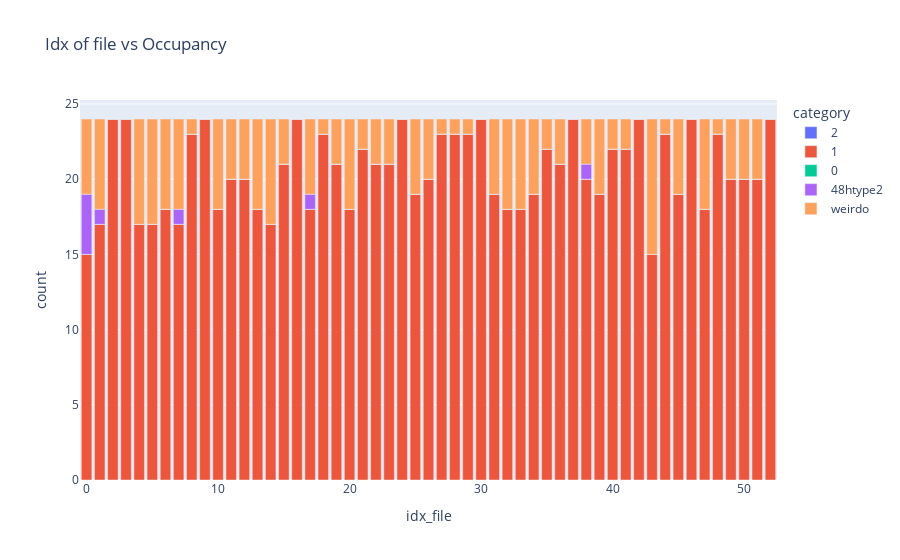

The code cell stored with this chart in its notebook:
### Code cell
move_by_occupancy.get_occupancy(file_loc_important_cols, coor_ref_structure_48n24_expanded, tuple_cage_metainfo, el = "Li")
df_occupancy = movement.plot_occupancy(file_loc_important_cols, category_labels_occupancy)

### Figure 1 — Plotly figure (JSON) as saved in the notebook; plotly's stock layout.template omitted (floating-point values rounded to 4 significant figures)
{"data": [{"alignmentgroup": "True", "hovertemplate": "category=2<br>idx_file=%{x}<br>count=%{y}<extra></extra>", "legendgroup": "2", "marker": {"color": "#636efa", "pattern": {"shape": ""}}, "name": "2", "offsetgroup": "2", "orientation": "v", "showlegend": true, "textposition": "auto", "type": "bar", "x": [0, 1, 2, 3, 4, 5, 6, 7, 8, 9, 10, 11, 12, 13, 14, 15, 16, 17, 18, 19, 20, 21, 22, 23, 24, 25, 26, 27, 28, 29, 30, 31, 32, 33, 34, 35, 36, 37, 38, 39, 40, 41, 42, 43, 44, 45, 46, 47, 48, 49, 50, 51, 52], "xaxis": "x", "y": [0, 0, 0, 0, 0, 0, 0, 0, 0, 0, 0, 0, 0, 0, 0, 0, 0, 0, 0, 0, 0, 0, 0, 0, 0, 0, 0, 0, 0, 0, 0, 0, 0, 0, 0, 0, 0, 0, 0, 0, 0, 0, 0, 0, 0, 0, 0, 0, 0, 0, 0, 0, 0], "yaxis": "y"}, {"alignmentgroup": "True", "hovertemplate": "category=1<br>idx_file=%{x}<br>count=%{y}<extra></extra>", "legendgroup": "1", "marker": {"color": "#EF553B", "pattern": {"shape": ""}}, "name": "1", "offsetgroup": "1", "orientation": "v", "showlegend": true, "textposition": "auto", "type": "bar", "x": [0, 1, 2, 3, 4, 5, 6, 7, 8, 9, 10, 11, 12, 13, 14, 15, 16, 17, 18, 19, 20, 21, 22, 23, 24, 25, 26, 27, 28, 29, 30, 31, 32, 33, 34, 35, 36, 37, 38, 39, 40, 41, 42, 43, 44, 45, 46, 47, 48, 49, 50, 51, 52], "xaxis": "x", "y": [15, 17, 24, 24, 17, 17, 18, 17, 23, 24, 18, 20, 20, 18, 17, 21, 24, 18, 23, 21, 18, 22, 21, 21, 24, 19, 20, 23, 23, 23, 24, 19, 18, 18, 19, 22, 21, 24, 20, 19, 22, 22, 24, 15, 23, 19, 24, 18, 23, 20, 20, 20, 24], "yaxis": "y"}, {"alignmentgroup": "True", "hovertemplate": "category=0<br>idx_file=%{x}<br>count=%{y}<extra></extra>", "legendgroup": "0", "marker": {"color": "#00cc96", "pattern": {"shape": ""}}, "name": "0", "offsetgroup": "0", "orientation": "v", "showlegend": true, "textposition": "auto", "type": "bar", "x": [0, 1, 2, 3, 4, 5, 6, 7, 8, 9, 10, 11, 12, 13, 14, 15, 16, 17, 18, 19, 20, 21, 22, 23, 24, 25, 26, 27, 28, 29, 30, 31, 32, 33, 34, 35, 36, 37, 38, 39, 40, 41, 42, 43, 44, 45, 46, 47, 48, 49, 50, 51, 52], "xaxis": "x", "y": [0, 0, 0, 0, 0, 0, 0, 0, 0, 0, 0, 0, 0, 0, 0, 0, 0, 0, 0, 0, 0, 0, 0, 0, 0, 0, 0, 0, 0, 0, 0, 0, 0, 0, 0, 0, 0, 0, 0, 0, 0, 0, 0, 0, 0, 0, 0, 0, 0, 0, 0, 0, 0], "yaxis": "y"}, {"alignmentgroup": "True", "hovertemplate": "category=48htype2<br>idx_file=%{x}<br>count=%{y}<extra></extra>", "legendgroup": "48htype2", "marker": {"color": "#ab63fa", "pattern": {"shape": ""}}, "name": "48htype2", "offsetgroup": "48htype2", "orientation": "v", "showlegend": true, "textposition": "auto", "type": "bar", "x": [0, 1, 2, 3, 4, 5, 6, 7, 8, 9, 10, 11, 12, 13, 14, 15, 16, 17, 18, 19, 20, 21, 22, 23, 24, 25, 26, 27, 28, 29, 30, 31, 32, 33, 34, 35, 36, 37, 38, 39, 40, 41, 42, 43, 44, 45, 46, 47, 48, 49, 50, 51, 52], "xaxis": "x", "y": [4, 1, 0, 0, 0, 0, 0, 1, 0, 0, 0, 0, 0, 0, 0, 0, 0, 1, 0, 0, 0, 0, 0, 0, 0, 0, 0, 0, 0, 0, 0, 0, 0, 0, 0, 0, 0, 0, 1, 0, 0, 0, 0, 0, 0, 0, 0, 0, 0, 0, 0, 0, 0], "yaxis": "y"}, {"alignmentgroup": "True", "hovertemplate": "category=weirdo<br>idx_file=%{x}<br>count=%{y}<extra></extra>", "legendgroup": "weirdo", "marker": {"color": "#FFA15A", "pattern": {"shape": ""}}, "name": "weirdo", "offsetgroup": "weirdo", "orientation": "v", "showlegend": true, "textposition": "auto", "type": "bar", "x": [0, 1, 2, 3, 4, 5, 6, 7, 8, 9, 10, 11, 12, 13, 14, 15, 16, 17, 18, 19, 20, 21, 22, 23, 24, 25, 26, 27, 28, 29, 30, 31, 32, 33, 34, 35, 36, 37, 38, 39, 40, 41, 42, 43, 44, 45, 46, 47, 48, 49, 50, 51, 52], "xaxis": "x", "y": [5, 6, 0, 0, 7, 7, 6, 6, 1, 0, 6, 4, 4, 6, 7, 3, 0, 5, 1, 3, 6, 2, 3, 3, 0, 5, 4, 1, 1, 1, 0, 5, 6, 6, 5, 2, 3, 0, 3, 5, 2, 2, 0, 9, 1, 5, 0, 6, 1, 4, 4, 4, 0], "yaxis": "y"}], "layout": {"barmode": "relative", "legend": {"title": {"text": "category"}, "tracegroupgap": 0}, "title": {"text": "Idx of file vs Occupancy"}, "xaxis": {"anchor": "y", "domain": [0, 1], "title": {"text": "idx_file"}}, "yaxis": {"anchor": "x", "domain": [0, 1], "title": {"text": "count"}}}}
